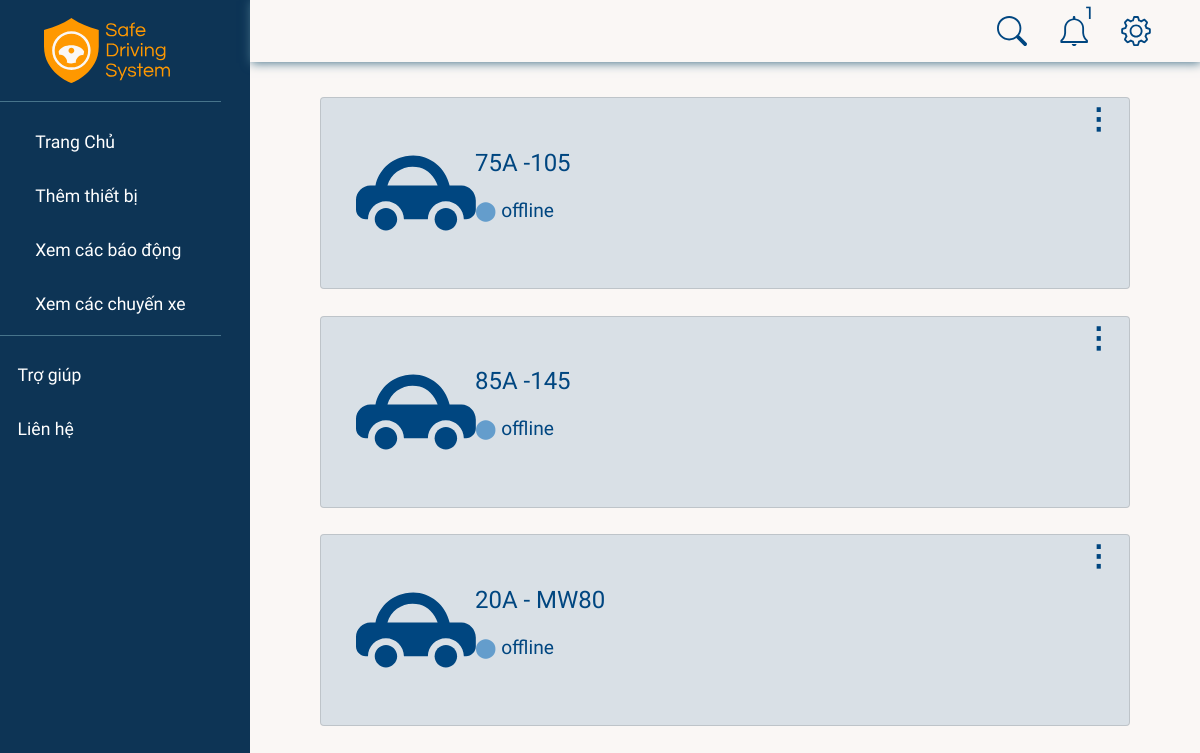
The app's page /home/ (signed in) with its own data.
### accounts/models.py (models this page shows, shortened)
class Car(models.Model):
    class Meta:
        constraints = [
            models.UniqueConstraint(fields=["licensePlate"], name="licensePlate"),
        ]
    name = models.CharField(max_length=50)
    licensePlate = models.CharField(max_length=20, null=True)
    boughtDate = models.DateTimeField(auto_now_add=True, null=True)
    company = models.ForeignKey(Company, null=True, on_delete=models.CASCADE)

class RaspDevice(models.Model):
    class Meta:
        constraints = [
            models.UniqueConstraint(fields=["password"], name="password"),
        ]
    STATUS = (
        ("online", "online"),
        ("offline", "offline"),
    )
    name = models.CharField(max_length=50)
    car = models.OneToOneField(Car, null=True, on_delete=models.SET_NULL, blank=True)
    status = models.CharField(
        max_length=50, null=True, blank=True, choices=STATUS, default="offline"
    )
    password = models.CharField(max_length=8, null=True, blank=True)
    dateAdded = models.DateTimeField(auto_now_add=True)
    company = models.ForeignKey(Company, null=True, blank=True, on_delete=models.CASCADE)

### accounts/views.py (the view, shortened to what this page needs)
# urls.py: path("home/", views.home, name="home"),
@login_required(login_url="/")
def home(request):
    company = request.user.profile.company
    cars = Car.objects.filter(company=company)
    searchKey = request.GET.get("search-key")
    if searchKey != '' and searchKey is not None:
        cars = cars.filter(licensePlate__icontains=searchKey)
    lastestAlerts, unreadCounts = getNotifications(company)
    context = {"cars": cars, "notifications": lastestAlerts, "unreadNotis": unreadCounts}
    return render(request, "content.html", context)

### accounts/views.py (called while the page is built)
def getNotifications(company):
    lastestAlerts = Alert.objects.filter(drive__device__company=company).order_by('-timeOccured')[:5]
    unreadCounts = 0
    for alert in lastestAlerts:
        unreadCounts = (unreadCounts + 1) if not alert.isRead else unreadCounts
    return lastestAlerts, unreadCounts

### accounts/templates/content.html (shortened to what this page needs)
{% extends 'base.html' %}
{% load static %}
{% block modal %}
{% include "sidebar-add.html" %}
{% endblock modal %}
{% block content %}
{% include "navbar-search.html" %}
<div class="content-container">
    {% for car in cars %}
    <div
        class="card
        "
        id="{{ car.licensePlate }}"
    >
        <div class="card-body row">
            <div class="avt col-lg-2 col-3">
                <img src="{% static '/images/web/car-image.svg' %}" alt="">
            </div>
            <div class="info col-lg-9 col-7">
                <p class="license-plate">{{ car.licensePlate }}</p>
                <p> <span
                    {% if car.raspdevice.status == 'offline' %}
                    class="deactive-circle"
                    {% else %}
                    class="active-circle"
                    {% endif %}>&#11044;
                    </span>
                    {{ car.raspdevice.status }}
                </p>
            </div>
            <div class="more col-lg-1 col-2 dropdown">
                <a href="#" type="button" id="dropdownMenu-carxxx" data-toggle="dropdown" aria-haspopup="true"
                    aria-expanded="true">&#8942;</a>
            </div>
        </div>
    </div>
    {% endfor %}
    <br>
</div>
{% endblock content%}

### static/css/main.css (style rules this page uses)
:root { --bg-color: #FAF7F5; --navy: #004680; --dark-navy: #002A4D; --black-pearl: #001E37; --yellow: #FF9800; --selective-yellow: #FFB800; --amber: #FFBE0F; --vivid-orange: #EB5E0B; --green: #7BD96C; --red: #F15E5E; --cyan-blue: #649DCC; --font1: 'Montserrat', sans-serif; --font2: 'Questrial', sans-serif; --font3: 'Raleway', sans-serif; --video-ratio: calc(16 / 9); }
*, *::before, *::after { box-sizing: border-box; outline: none; }
body { margin: 0; padding: 0; background-color: var(--bg-color); font-family: var(--font2); font-size: 1.1rem; color: var(--navy); min-height: 100vh; }

### static/css/content.css (style rules this page uses)
.card { background-color: rgba(0, 70, 128, 0.13); margin-bottom: 1.5em; font-style: var(--font2); }
.card-body, .card-detail { font-size: 1.2rem; }
.card-body { display: flex; flex-direction: row; align-items: center; padding: 0 1rem 0 1.25rem; }
.license-plate { font-style: var(--font1); font-size: 1.5rem; }
.deactive-circle { color: var(--cyan-blue); }
.card .avt { margin: 1.25rem 0; }
.card .info { align-items: center; margin: 1.25rem 0; }
.card .more { font-weight: bold; font-size: 1.8rem; text-align: right; align-self: flex-start; }
.more a { color: var(--navy); }
.wrapper { display: flex; width: 100%; align-items: stretch; }
.content-container { padding: 2em 4em; background: var(--bg-color); }

### records on screen
Car: licensePlate "75A -105", raspdevice.status "offline"
Car: licensePlate "85A -145", raspdevice.status "offline"
Car: licensePlate "20A - MW80", raspdevice.status "offline"

### other values on screen
{{ unreadNotis }} "1"
